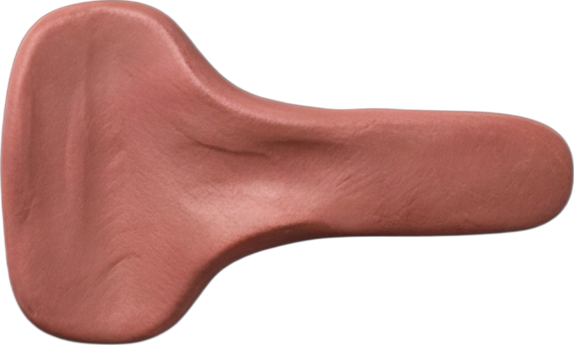
#> input picture tools/mask-align-exp/gen12/assets-claymation-toggletrack1_biref/shuffle_lever.png, 574 x 345 px, found by its file name
$ python make_masks.py
#> lines starting #> are read from the running program, lines starting #| are printed output that depends on the picture; after the words box and inside, x2 and y2 are one past the last pixel; in counts of white or black regions, pixels touching at a corner belong together
#!/usr/bin/env python3
"""make_masks — variant A: derive a housing silhouette mask from the baseline lever's OWN
alpha cut (dilate a few px), plus a thin rim-highlight ring mask (a wider dilation minus the
housing fill). $0, deterministic, no generation — the render-time approach for variant A.
Also exports a cropped, tightly-trimmed copy of the lever sprite itself (transparent PNG) for
use as the moving part in the HTML across variants A and B."""
import os

import numpy as np
from PIL import Image, ImageFilter

HERE = os.path.dirname(os.path.abspath(__file__))
GEN12 = os.path.dirname(HERE)
# NOTE: deliberately using the SHAPEMATCH regen's lever, not the baseline's. Column-height
# profiling found the baseline lever's ALPHA SILHOUETTE is a plain rounded-rect (its "paddle
# end" is only surface shading, not a true silhouette bump — max height is ~within 3px of full
# across 90% of its width) while the shapematch lever has a genuine dogbone/keyhole silhouette
# (height dips ~44% at the waist, x=306-442 vs the lobes at x=136-578). Using the baseline lever
# here would derive... another pill, defeating the point. Using the genuinely-shaped lever makes
# this a fair test of "can a fun silhouette drive a matching housing at render time" — all three
# variants then house the SAME dogbone-family switch, differing only in HOW the housing is made.
LEVER = os.path.join(GEN12, "assets-fallout-pipboy-shapematch_biref", "shuffle_lever.png")


def dilate_alpha(alpha, px):
    """Binary dilation via PIL MaxFilter (odd kernel size ~= 2*px+1)."""
    if px <= 0:
        return alpha
    k = 2 * px + 1
    im = Image.fromarray(alpha)
    return np.asarray(im.filter(ImageFilter.MaxFilter(k)))


def main():
    im = Image.open(LEVER).convert("RGBA")
#> im is the input picture: PIL image 574x345 RGBA; mean R, G, B, A 107.7, 67.6, 65.5, 142.2
    a = np.asarray(im)
    alpha = a[:, :, 3]
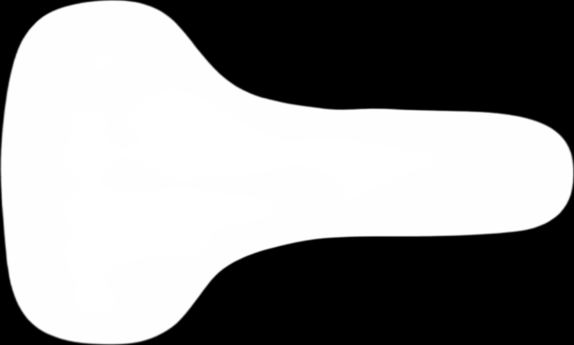
#> alpha: shape (345, 574); min 0, max 255, mean 142.2
    binm = (alpha > 100).astype(np.uint8) * 255
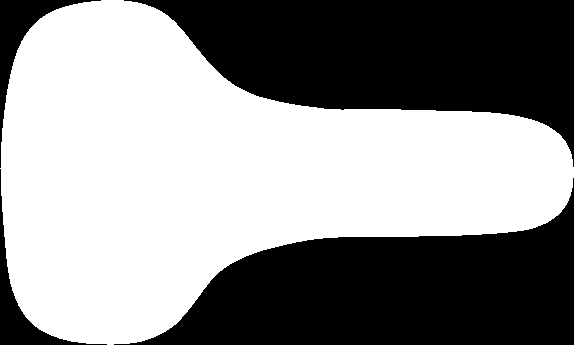
#> binm: shape (345, 574); 56.1% white; 4 black regions, box (x1, y1, x2, y2) and area: (124, 0, 574, 167) 41330, (114, 178, 574, 345) 40554, (0, 0, 101, 168) 2692, (0, 169, 107, 345) 2369

    # tight trim (small margin) for the exported lever sprite PNG itself
    ys, xs = np.where(binm > 0)
    tpad = 6
    ty0, ty1 = max(0, ys.min() - tpad), min(binm.shape[0], ys.max() + tpad)
#> ty0 = 0; ty1 = 345
    tx0, tx1 = max(0, xs.min() - tpad), min(binm.shape[1], xs.max() + tpad)
#> tx0 = 0; tx1 = 574
    lever_trim = im.crop((tx0, ty0, tx1, ty1))
    lever_trim.save(os.path.join(HERE, "lever-sprite.png"))
    print(f"[lever] trimmed to {lever_trim.size}")
#| [lever] trimmed to (574, 345)

    # WIDE canvas for dilation: MaxFilter does not grow the canvas, so dilating within the
    # source's OWN tight bounds (the biref cut PNG is already trimmed close to the object, with
    # almost no margin) clips the dilated shape at the canvas edge and saturates housing+rim to
    # solid (the bug this replaced — rim ring collapsed to zero). Fix: paste the tight-trimmed
    # binary silhouette into the CENTRE of a freshly-allocated, genuinely blank canvas sized
    # with room >= the largest dilation radius on every side, then dilate that.
    # dilation kept modest (12%/6% of the short axis, not 22%) so the dogbone WAIST survives —
    # a heavier dilation smooths the waist/lobe contrast away into a near-pill, defeating the
    # point of deriving the housing from a genuinely non-pill silhouette.
    short_axis = min(lever_trim.size)
#> short_axis = 345
    housing_px = max(6, int(short_axis * 0.12))
#> housing_px = 41
    rim_px = housing_px + max(4, int(short_axis * 0.06))
#> rim_px = 61
    wpad = rim_px + 8
#> wpad = 69
    tight_bin = np.asarray(lever_trim.convert("RGBA"))[:, :, 3]
    tight_bin = (tight_bin > 100).astype(np.uint8) * 255
    tw, th = lever_trim.size
#> tw = 574; th = 345
    canvas_w, canvas_h = tw + 2 * wpad, th + 2 * wpad
#> canvas_w = 712; canvas_h = 483
    wide_bin = np.zeros((canvas_h, canvas_w), dtype=np.uint8)
    wide_bin[wpad:wpad + th, wpad:wpad + tw] = tight_bin
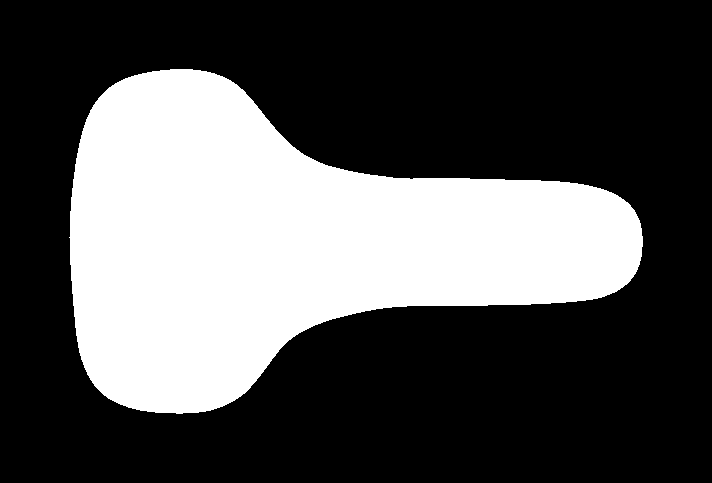
#> wide_bin: shape (483, 712); 32.3% white; 1 white region, box (x1, y1, x2, y2) and area: (69, 69, 643, 414) 111085
    # fill small interior holes (the lever's own attachment-loop cutouts) before deriving the
    # HOUSING — a recessed socket is a solid cavity; two floating unpainted islands inside it
    # would be physically nonsensical. The exported lever sprite itself keeps its real holes.
    from scipy import ndimage as _ndi
    wide_bin = (_ndi.binary_fill_holes(wide_bin > 0).astype(np.uint8)) * 255

    housing_mask = dilate_alpha(wide_bin, housing_px)
#> in dilate_alpha, `return np.asarray(im.filter(ImageFilter.MaxFilter(k)))`:
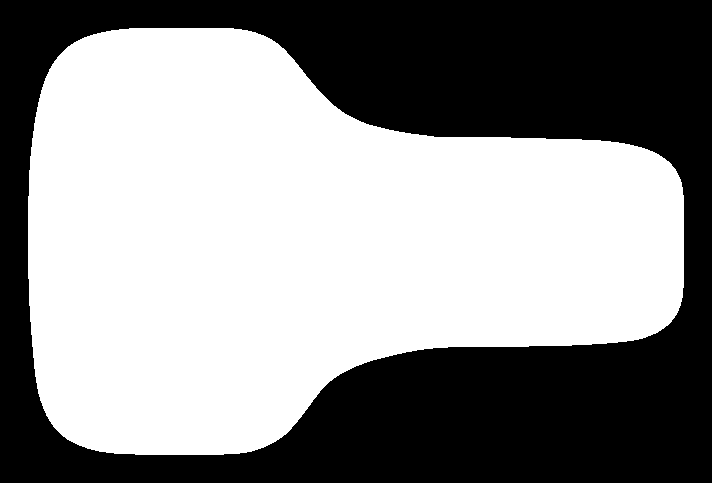
#> returned value: shape (483, 712); 56.2% white; 1 black region, box (x1, y1, x2, y2) and area: (0, 0, 712, 483) 150726
    rim_mask = dilate_alpha(wide_bin, rim_px)
#> call 2 of dilate_alpha, with px = 61
#> in dilate_alpha (call 2), `return np.asarray(im.filter(ImageFilter.MaxFilter(k)))`:
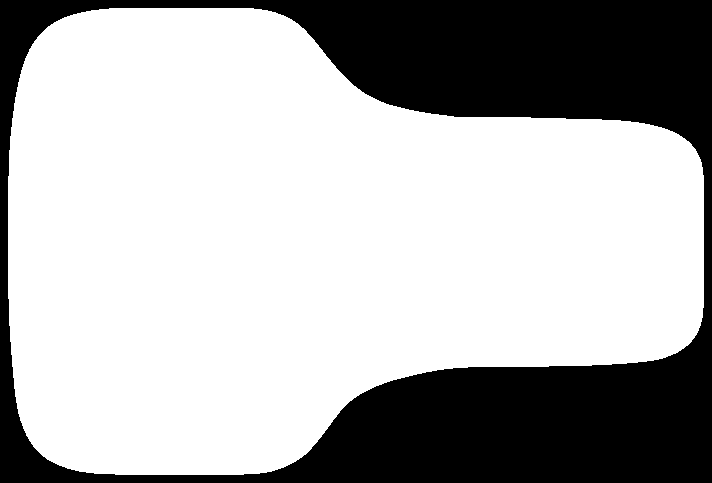
#> returned value: shape (483, 712); 69.2% white; 1 black region, box (x1, y1, x2, y2) and area: (0, 0, 712, 483) 105806
    rim_ring = np.clip(rim_mask.astype(int) - housing_mask.astype(int), 0, 255).astype(np.uint8)
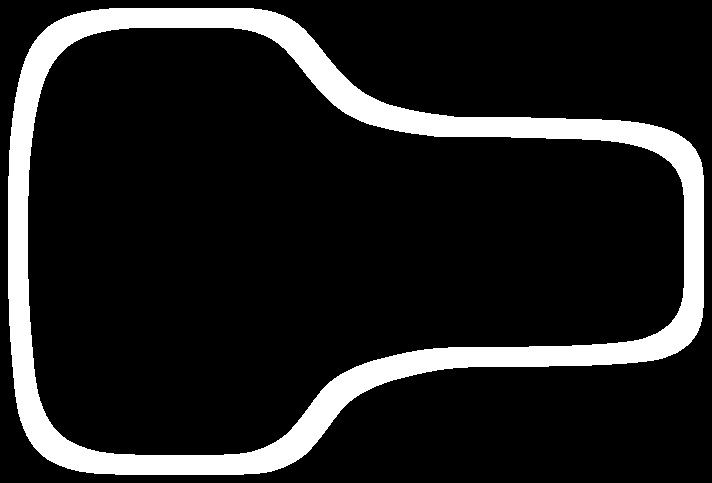
#> rim_ring: shape (483, 712); 13.1% white; 1 white region, box (x1, y1, x2, y2) and area: (8, 8, 704, 475) 44920

    # CSS mask-image needs the shape in the ALPHA channel, not luminance: a plain "L" grayscale
    # PNG has no alpha channel at all (every pixel implicitly opaque), so the browser's default
    # alpha-mode masking saw uniform opacity everywhere and the mask had NO clipping effect
    # (confirmed live — the housing/rim rendered as solid rectangles, not the dogbone). Fix:
    # encode the shape as the ALPHA of an RGBA image (color channels unused/white).
    def _as_alpha_png(mask_u8):
        rgba = np.zeros((*mask_u8.shape, 4), dtype=np.uint8)
        rgba[:, :, :3] = 255
        rgba[:, :, 3] = mask_u8
        return Image.fromarray(rgba, "RGBA")

    _as_alpha_png(housing_mask).save(os.path.join(HERE, "a-housing-mask.png"))
    _as_alpha_png(rim_ring).save(os.path.join(HERE, "a-rim-mask.png"))
    # lever's own offset WITHIN the wide dilation canvas (so the HTML can align them concentrically)
    lever_off = [wpad, wpad]
#> lever_off = [69, 69]
    import json
    json.dump({"housing_canvas_size": list(housing_mask.shape[::-1]),
                "lever_size": list(lever_trim.size), "lever_offset_in_housing": lever_off,
                "housing_dilate_px": housing_px, "rim_dilate_px": rim_px},
               open(os.path.join(HERE, "a-mask-meta.json"), "w"), indent=1)
    print(f"[mask] lever short-axis={short_axis}px housing_dilate={housing_px}px "
          f"rim_dilate={rim_px}px -> housing {housing_mask.shape} (WxH "
          f"{housing_mask.shape[1]}x{housing_mask.shape[0]}), rim ring "
          f"{int((rim_ring > 0).sum())}px, lever_offset={lever_off}")
#| [mask] lever short-axis=345px housing_dilate=41px rim_dilate=61px -> housing (483, 712) (WxH 712x483), rim ring 44920px, lever_offset=[69, 69]


if __name__ == "__main__":
    main()
